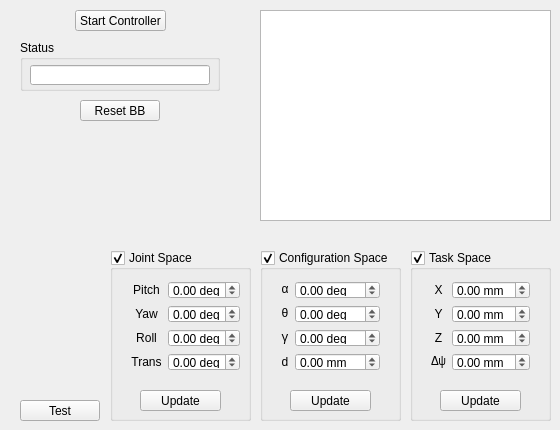
<?xml version="1.0" encoding="UTF-8"?>
<ui version="4.0">
 <class>ControllerWidget</class>
 <widget class="QWidget" name="ControllerWidget">
  <property name="geometry">
   <rect>
    <x>0</x>
    <y>0</y>
    <width>560</width>
    <height>430</height>
   </rect>
  </property>
  <property name="windowTitle">
   <string>ControllerWidget</string>
  </property>
  <widget class="QGroupBox" name="statusGroupBox">
   <property name="geometry">
    <rect>
     <x>20</x>
     <y>40</y>
     <width>200</width>
     <height>51</height>
    </rect>
   </property>
   <property name="title">
    <string>Status</string>
   </property>
   <widget class="QLineEdit" name="statusLineEdit">
    <property name="geometry">
     <rect>
      <x>10</x>
      <y>25</y>
      <width>180</width>
      <height>20</height>
     </rect>
    </property>
    <property name="readOnly">
     <bool>true</bool>
    </property>
   </widget>
  </widget>
  <widget class="QPushButton" name="testButton">
   <property name="geometry">
    <rect>
     <x>20</x>
     <y>400</y>
     <width>80</width>
     <height>21</height>
    </rect>
   </property>
   <property name="text">
    <string>Test</string>
   </property>
  </widget>
  <widget class="QPlainTextEdit" name="statusTextEdit">
   <property name="geometry">
    <rect>
     <x>260</x>
     <y>10</y>
     <width>291</width>
     <height>211</height>
    </rect>
   </property>
   <property name="readOnly">
    <bool>true</bool>
   </property>
   <property name="backgroundVisible">
    <bool>false</bool>
   </property>
  </widget>
  <widget class="QGroupBox" name="configSpaceGroupBox">
   <property name="geometry">
    <rect>
     <x>260</x>
     <y>250</y>
     <width>141</width>
     <height>171</height>
    </rect>
   </property>
   <property name="title">
    <string>Configuration Space</string>
   </property>
   <property name="checkable">
    <bool>true</bool>
   </property>
   <property name="checked">
    <bool>true</bool>
   </property>
   <widget class="QWidget" name="gridLayoutWidget_2">
    <property name="geometry">
     <rect>
      <x>10</x>
      <y>20</y>
      <width>121</width>
      <height>112</height>
     </rect>
    </property>
    <layout class="QGridLayout" name="gridLayout_3">
     <item row="3" column="1">
      <widget class="QDoubleSpinBox" name="dSpinbox">
       <property name="suffix">
        <string> mm</string>
       </property>
       <property name="decimals">
        <number>2</number>
       </property>
       <property name="minimum">
        <double>-1000.000000000000000</double>
       </property>
       <property name="maximum">
        <double>1000.000000000000000</double>
       </property>
       <property name="singleStep">
        <double>1.000000000000000</double>
       </property>
      </widget>
     </item>
     <item row="0" column="0">
      <widget class="QLabel" name="alphaLabel">
       <property name="maximumSize">
        <size>
         <width>30</width>
         <height>16777215</height>
        </size>
       </property>
       <property name="sizeIncrement">
        <size>
         <width>0</width>
         <height>0</height>
        </size>
       </property>
       <property name="font">
        <font>
         <family>Lucida Console</family>
        </font>
       </property>
       <property name="text">
        <string>α</string>
       </property>
       <property name="alignment">
        <set>Qt::AlignCenter</set>
       </property>
      </widget>
     </item>
     <item row="1" column="0">
      <widget class="QLabel" name="thetaLabel">
       <property name="maximumSize">
        <size>
         <width>30</width>
         <height>16777215</height>
        </size>
       </property>
       <property name="sizeIncrement">
        <size>
         <width>0</width>
         <height>0</height>
        </size>
       </property>
       <property name="font">
        <font>
         <family>Lucida Console</family>
        </font>
       </property>
       <property name="text">
        <string>θ</string>
       </property>
       <property name="alignment">
        <set>Qt::AlignCenter</set>
       </property>
      </widget>
     </item>
     <item row="2" column="0">
      <widget class="QLabel" name="gammaLabel">
       <property name="maximumSize">
        <size>
         <width>30</width>
         <height>16777215</height>
        </size>
       </property>
       <property name="sizeIncrement">
        <size>
         <width>0</width>
         <height>0</height>
        </size>
       </property>
       <property name="font">
        <font>
         <family>Lucida Console</family>
        </font>
       </property>
       <property name="text">
        <string>γ</string>
       </property>
       <property name="alignment">
        <set>Qt::AlignCenter</set>
       </property>
      </widget>
     </item>
     <item row="0" column="1">
      <widget class="QDoubleSpinBox" name="alphaSpinbox">
       <property name="suffix">
        <string> deg</string>
       </property>
       <property name="decimals">
        <number>2</number>
       </property>
       <property name="minimum">
        <double>-1000.000000000000000</double>
       </property>
       <property name="maximum">
        <double>1000.000000000000000</double>
       </property>
       <property name="singleStep">
        <double>1.000000000000000</double>
       </property>
      </widget>
     </item>
     <item row="2" column="1">
      <widget class="QDoubleSpinBox" name="gammaSpinbox">
       <property name="suffix">
        <string> deg</string>
       </property>
       <property name="decimals">
        <number>2</number>
       </property>
       <property name="minimum">
        <double>-9999.000000000000000</double>
       </property>
       <property name="maximum">
        <double>9999.000000000000000</double>
       </property>
       <property name="singleStep">
        <double>1.000000000000000</double>
       </property>
      </widget>
     </item>
     <item row="1" column="1">
      <widget class="QDoubleSpinBox" name="thetaSpinbox">
       <property name="suffix">
        <string> deg</string>
       </property>
       <property name="decimals">
        <number>2</number>
       </property>
       <property name="minimum">
        <double>-1000.000000000000000</double>
       </property>
       <property name="maximum">
        <double>1000.000000000000000</double>
       </property>
       <property name="singleStep">
        <double>1.000000000000000</double>
       </property>
      </widget>
     </item>
     <item row="3" column="0">
      <widget class="QLabel" name="dLabel">
       <property name="maximumSize">
        <size>
         <width>30</width>
         <height>16777215</height>
        </size>
       </property>
       <property name="sizeIncrement">
        <size>
         <width>0</width>
         <height>0</height>
        </size>
       </property>
       <property name="font">
        <font>
         <family>MS Shell Dlg 2</family>
        </font>
       </property>
       <property name="text">
        <string>d</string>
       </property>
       <property name="alignment">
        <set>Qt::AlignCenter</set>
       </property>
      </widget>
     </item>
    </layout>
   </widget>
   <widget class="QPushButton" name="updateConfigSpaceButton">
    <property name="enabled">
     <bool>true</bool>
    </property>
    <property name="geometry">
     <rect>
      <x>30</x>
      <y>140</y>
      <width>81</width>
      <height>21</height>
     </rect>
    </property>
    <property name="text">
     <string>Update</string>
    </property>
    <property name="checkable">
     <bool>false</bool>
    </property>
    <property name="checked">
     <bool>false</bool>
    </property>
    <property name="flat">
     <bool>false</bool>
    </property>
   </widget>
  </widget>
  <widget class="QGroupBox" name="taskSpaceGroupBox">
   <property name="geometry">
    <rect>
     <x>410</x>
     <y>250</y>
     <width>141</width>
     <height>171</height>
    </rect>
   </property>
   <property name="title">
    <string>Task Space</string>
   </property>
   <property name="checkable">
    <bool>true</bool>
   </property>
   <widget class="QWidget" name="gridLayoutWidget">
    <property name="geometry">
     <rect>
      <x>10</x>
      <y>20</y>
      <width>121</width>
      <height>112</height>
     </rect>
    </property>
    <layout class="QGridLayout" name="gridLayout">
     <item row="3" column="1">
      <widget class="QDoubleSpinBox" name="delPsiSpinbox">
       <property name="suffix">
        <string> mm</string>
       </property>
       <property name="decimals">
        <number>2</number>
       </property>
       <property name="minimum">
        <double>-100.000000000000000</double>
       </property>
       <property name="maximum">
        <double>100.000000000000000</double>
       </property>
       <property name="singleStep">
        <double>1.000000000000000</double>
       </property>
      </widget>
     </item>
     <item row="0" column="0">
      <widget class="QLabel" name="xLabel">
       <property name="maximumSize">
        <size>
         <width>30</width>
         <height>16777215</height>
        </size>
       </property>
       <property name="sizeIncrement">
        <size>
         <width>0</width>
         <height>0</height>
        </size>
       </property>
       <property name="font">
        <font>
         <family>MS Shell Dlg 2</family>
        </font>
       </property>
       <property name="text">
        <string>X</string>
       </property>
       <property name="alignment">
        <set>Qt::AlignCenter</set>
       </property>
      </widget>
     </item>
     <item row="1" column="0">
      <widget class="QLabel" name="yLabel">
       <property name="maximumSize">
        <size>
         <width>30</width>
         <height>16777215</height>
        </size>
       </property>
       <property name="sizeIncrement">
        <size>
         <width>0</width>
         <height>0</height>
        </size>
       </property>
       <property name="font">
        <font>
         <family>MS Shell Dlg 2</family>
        </font>
       </property>
       <property name="text">
        <string>Y</string>
       </property>
       <property name="alignment">
        <set>Qt::AlignCenter</set>
       </property>
      </widget>
     </item>
     <item row="2" column="1">
      <widget class="QDoubleSpinBox" name="zSpinbox">
       <property name="suffix">
        <string> mm</string>
       </property>
       <property name="decimals">
        <number>2</number>
       </property>
       <property name="minimum">
        <double>-100.000000000000000</double>
       </property>
       <property name="maximum">
        <double>100.000000000000000</double>
       </property>
       <property name="singleStep">
        <double>1.000000000000000</double>
       </property>
      </widget>
     </item>
     <item row="0" column="1">
      <widget class="QDoubleSpinBox" name="xSpinbox">
       <property name="suffix">
        <string> mm</string>
       </property>
       <property name="decimals">
        <number>2</number>
       </property>
       <property name="minimum">
        <double>-100.000000000000000</double>
       </property>
       <property name="maximum">
        <double>100.000000000000000</double>
       </property>
       <property name="singleStep">
        <double>1.000000000000000</double>
       </property>
      </widget>
     </item>
     <item row="2" column="0">
      <widget class="QLabel" name="zLabel">
       <property name="maximumSize">
        <size>
         <width>30</width>
         <height>16777215</height>
        </size>
       </property>
       <property name="sizeIncrement">
        <size>
         <width>0</width>
         <height>0</height>
        </size>
       </property>
       <property name="font">
        <font>
         <family>MS Shell Dlg 2</family>
        </font>
       </property>
       <property name="text">
        <string>Z</string>
       </property>
       <property name="alignment">
        <set>Qt::AlignCenter</set>
       </property>
      </widget>
     </item>
     <item row="1" column="1">
      <widget class="QDoubleSpinBox" name="ySpinbox">
       <property name="suffix">
        <string> mm</string>
       </property>
       <property name="decimals">
        <number>2</number>
       </property>
       <property name="minimum">
        <double>-100.000000000000000</double>
       </property>
       <property name="maximum">
        <double>100.000000000000000</double>
       </property>
       <property name="singleStep">
        <double>1.000000000000000</double>
       </property>
      </widget>
     </item>
     <item row="3" column="0">
      <widget class="QLabel" name="delPsiLabel">
       <property name="maximumSize">
        <size>
         <width>30</width>
         <height>16777215</height>
        </size>
       </property>
       <property name="sizeIncrement">
        <size>
         <width>0</width>
         <height>0</height>
        </size>
       </property>
       <property name="font">
        <font>
         <family>Lucida Console</family>
        </font>
       </property>
       <property name="text">
        <string>Δψ</string>
       </property>
       <property name="alignment">
        <set>Qt::AlignCenter</set>
       </property>
      </widget>
     </item>
    </layout>
   </widget>
   <widget class="QPushButton" name="updateTaskSpaceButton">
    <property name="geometry">
     <rect>
      <x>30</x>
      <y>140</y>
      <width>81</width>
      <height>21</height>
     </rect>
    </property>
    <property name="text">
     <string>Update</string>
    </property>
   </widget>
  </widget>
  <widget class="QGroupBox" name="jointSpaceGroupBox">
   <property name="geometry">
    <rect>
     <x>110</x>
     <y>250</y>
     <width>141</width>
     <height>171</height>
    </rect>
   </property>
   <property name="title">
    <string>Joint Space</string>
   </property>
   <property name="checkable">
    <bool>true</bool>
   </property>
   <property name="checked">
    <bool>true</bool>
   </property>
   <widget class="QWidget" name="gridLayoutWidget_3">
    <property name="geometry">
     <rect>
      <x>10</x>
      <y>20</y>
      <width>131</width>
      <height>112</height>
     </rect>
    </property>
    <layout class="QGridLayout" name="gridLayout_4">
     <item row="3" column="1">
      <widget class="QDoubleSpinBox" name="transSpinbox">
       <property name="suffix">
        <string> deg</string>
       </property>
       <property name="decimals">
        <number>2</number>
       </property>
       <property name="minimum">
        <double>-1000.000000000000000</double>
       </property>
       <property name="maximum">
        <double>1000.000000000000000</double>
       </property>
       <property name="singleStep">
        <double>1.000000000000000</double>
       </property>
      </widget>
     </item>
     <item row="0" column="0">
      <widget class="QLabel" name="pitchLabel">
       <property name="maximumSize">
        <size>
         <width>40</width>
         <height>16777215</height>
        </size>
       </property>
       <property name="sizeIncrement">
        <size>
         <width>0</width>
         <height>0</height>
        </size>
       </property>
       <property name="font">
        <font>
         <family>MS Shell Dlg 2</family>
        </font>
       </property>
       <property name="text">
        <string>Pitch</string>
       </property>
       <property name="alignment">
        <set>Qt::AlignCenter</set>
       </property>
      </widget>
     </item>
     <item row="1" column="0">
      <widget class="QLabel" name="yawLabel">
       <property name="maximumSize">
        <size>
         <width>40</width>
         <height>16777215</height>
        </size>
       </property>
       <property name="sizeIncrement">
        <size>
         <width>0</width>
         <height>0</height>
        </size>
       </property>
       <property name="font">
        <font>
         <family>MS Shell Dlg 2</family>
        </font>
       </property>
       <property name="text">
        <string>Yaw</string>
       </property>
       <property name="alignment">
        <set>Qt::AlignCenter</set>
       </property>
      </widget>
     </item>
     <item row="2" column="0">
      <widget class="QLabel" name="rollLabel">
       <property name="maximumSize">
        <size>
         <width>40</width>
         <height>16777215</height>
        </size>
       </property>
       <property name="sizeIncrement">
        <size>
         <width>0</width>
         <height>0</height>
        </size>
       </property>
       <property name="font">
        <font>
         <family>MS Shell Dlg 2</family>
        </font>
       </property>
       <property name="text">
        <string>Roll</string>
       </property>
       <property name="alignment">
        <set>Qt::AlignCenter</set>
       </property>
      </widget>
     </item>
     <item row="0" column="1">
      <widget class="QDoubleSpinBox" name="pitchSpinbox">
       <property name="suffix">
        <string> deg</string>
       </property>
       <property name="decimals">
        <number>2</number>
       </property>
       <property name="minimum">
        <double>-1000.000000000000000</double>
       </property>
       <property name="maximum">
        <double>1000.000000000000000</double>
       </property>
       <property name="singleStep">
        <double>1.000000000000000</double>
       </property>
      </widget>
     </item>
     <item row="2" column="1">
      <widget class="QDoubleSpinBox" name="rollSpinbox">
       <property name="suffix">
        <string> deg</string>
       </property>
       <property name="decimals">
        <number>2</number>
       </property>
       <property name="minimum">
        <double>-1000.000000000000000</double>
       </property>
       <property name="maximum">
        <double>1000.000000000000000</double>
       </property>
       <property name="singleStep">
        <double>1.000000000000000</double>
       </property>
      </widget>
     </item>
     <item row="1" column="1">
      <widget class="QDoubleSpinBox" name="yawSpinbox">
       <property name="suffix">
        <string> deg</string>
       </property>
       <property name="decimals">
        <number>2</number>
       </property>
       <property name="minimum">
        <double>-1000.000000000000000</double>
       </property>
       <property name="maximum">
        <double>1000.000000000000000</double>
       </property>
       <property name="singleStep">
        <double>1.000000000000000</double>
       </property>
      </widget>
     </item>
     <item row="3" column="0">
      <widget class="QLabel" name="transLabel">
       <property name="maximumSize">
        <size>
         <width>40</width>
         <height>16777215</height>
        </size>
       </property>
       <property name="sizeIncrement">
        <size>
         <width>0</width>
         <height>0</height>
        </size>
       </property>
       <property name="font">
        <font>
         <family>MS Shell Dlg 2</family>
        </font>
       </property>
       <property name="text">
        <string>Trans</string>
       </property>
       <property name="alignment">
        <set>Qt::AlignCenter</set>
       </property>
      </widget>
     </item>
    </layout>
   </widget>
   <widget class="QPushButton" name="updateJointSpaceButton">
    <property name="enabled">
     <bool>true</bool>
    </property>
    <property name="geometry">
     <rect>
      <x>30</x>
      <y>140</y>
      <width>81</width>
      <height>21</height>
     </rect>
    </property>
    <property name="text">
     <string>Update</string>
    </property>
   </widget>
  </widget>
  <widget class="QPushButton" name="controllerToggleButton">
   <property name="geometry">
    <rect>
     <x>75</x>
     <y>10</y>
     <width>91</width>
     <height>21</height>
    </rect>
   </property>
   <property name="text">
    <string>Start Controller</string>
   </property>
  </widget>
  <widget class="QPushButton" name="resetBB_Button">
   <property name="geometry">
    <rect>
     <x>80</x>
     <y>100</y>
     <width>80</width>
     <height>21</height>
    </rect>
   </property>
   <property name="text">
    <string>Reset BB</string>
   </property>
  </widget>
 </widget>
 <layoutdefault spacing="6" margin="11"/>
 <tabstops>
  <tabstop>controllerToggleButton</tabstop>
  <tabstop>statusLineEdit</tabstop>
  <tabstop>statusTextEdit</tabstop>
  <tabstop>testButton</tabstop>
  <tabstop>jointSpaceGroupBox</tabstop>
  <tabstop>configSpaceGroupBox</tabstop>
  <tabstop>taskSpaceGroupBox</tabstop>
  <tabstop>pitchSpinbox</tabstop>
  <tabstop>yawSpinbox</tabstop>
  <tabstop>rollSpinbox</tabstop>
  <tabstop>transSpinbox</tabstop>
  <tabstop>updateJointSpaceButton</tabstop>
  <tabstop>alphaSpinbox</tabstop>
  <tabstop>thetaSpinbox</tabstop>
  <tabstop>gammaSpinbox</tabstop>
  <tabstop>dSpinbox</tabstop>
  <tabstop>updateConfigSpaceButton</tabstop>
  <tabstop>xSpinbox</tabstop>
  <tabstop>ySpinbox</tabstop>
  <tabstop>zSpinbox</tabstop>
  <tabstop>delPsiSpinbox</tabstop>
  <tabstop>updateTaskSpaceButton</tabstop>
 </tabstops>
 <resources/>
 <connections/>
</ui>
